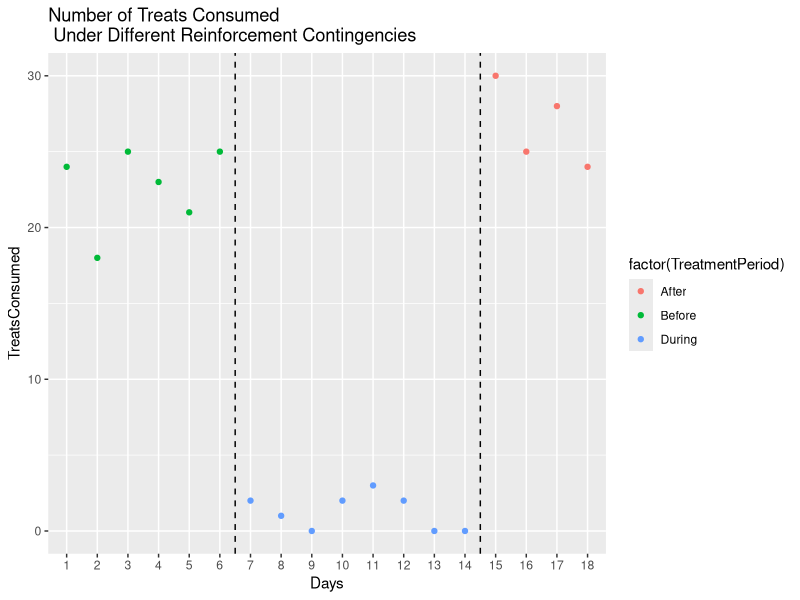

Write R code to recreate this figure.
## ---- chunk 1
library('ggplot2')

treatExperiment = data.frame(TreatsConsumed= c(24,18,25,23,21,25,2,1,0,2,3,2,0,0,30,25,28,24), TreatmentPeriod=c(rep("Before",6), rep("During",8), rep("After",4)), Days=factor(1:18))

ggplot(treatExperiment, aes(Days, TreatsConsumed, color = factor(TreatmentPeriod)))+
  geom_point()+
  geom_vline(xintercept = 6.5, linetype='dashed') +
  geom_vline(xintercept = 14.5, linetype='dashed') +
  ggtitle('Number of Treats Consumed\n Under Different Reinforcement Contingencies')
